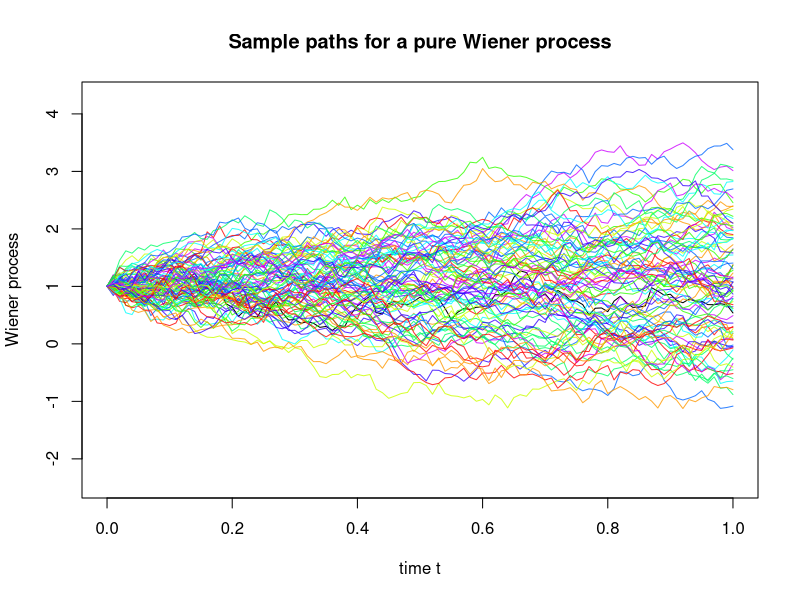
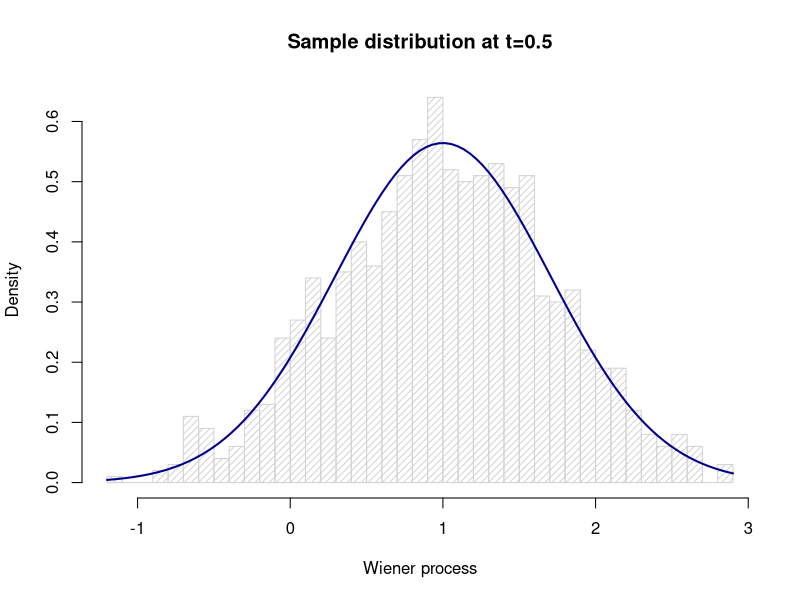
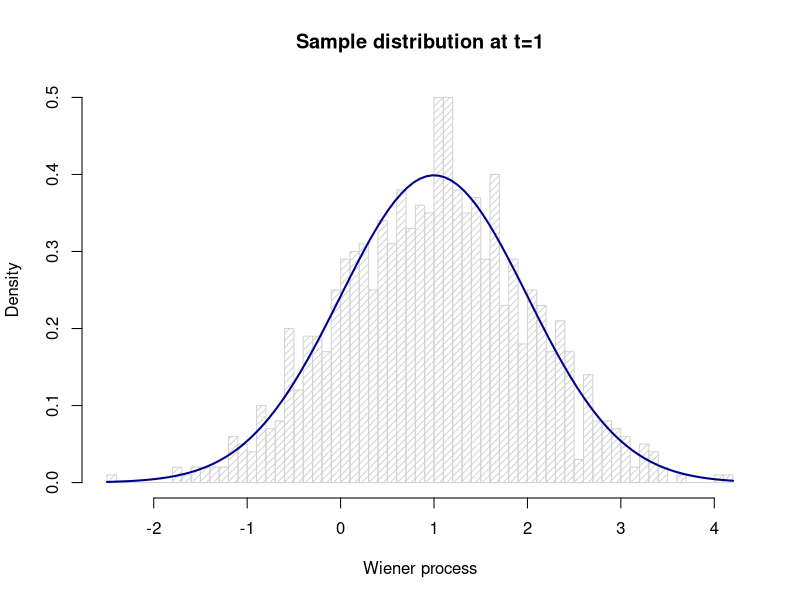
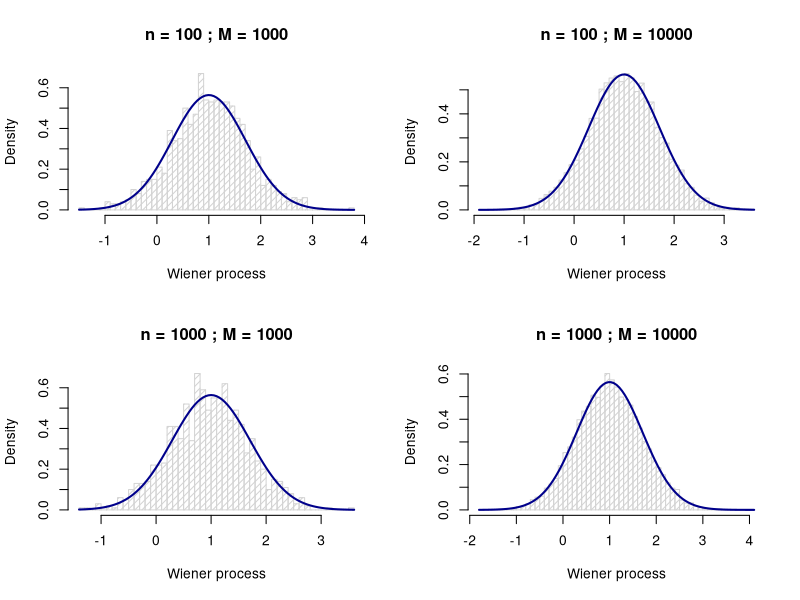

Generate these figures, in order, with R:
stoch.process <- function(mu, sigma, T) {
  function(init, n, M) {
    dt <- T / n
    X <- rep(init, M)
    dim(X) <- c(M, 1)
    A <- X
    t <- 0
    
    for (i in seq(1, T * n)) {
      dx <- mapply(mu, X, rep(t, M)) * dt + 
        mapply(sigma, X, rep(t, M)) * rnorm(M, sd=sqrt(dt))
      X <- X + dx
      t <- t + dt
      A <- cbind(A, X)
    }
    
    A
  }
}

set.seed(1002)
wiener <- stoch.process(mu = function(x,t) 0, 
                        sigma = function(x,t) 1,
                        T = 1)
P1 <- wiener(init = 1, n = 100, M = 1000)

x <- seq(0, 1, 1 / 100)
cols <- rainbow(10, alpha=.8)
plot(x, P1[1,], type="l", 
     main="Sample paths for a pure Wiener process",
     xlab="time t", ylab="Wiener process", ylim=range(P1))
for (i in 2:100) lines(x, P1[i,], col=cols[i %% length(cols)])

hist(P1[,51], breaks=50, density=20, prob=T,
     main="Sample distribution at t=0.5", xlab="Wiener process")
curve(dnorm(x, mean=1, sd=sqrt(.5)), col="darkblue", lwd=2, add=T)
hist(P1[,101], breaks=50, density=20, prob=T, 
     main="Sample distribution at t=1", xlab="Wiener process")
curve(dnorm(x, mean=1, sd=1), col="darkblue", lwd=2, add=T)

# ii)
p <- par(no.readonly=T)
par(mfrow=c(2,2))
for (i in c(100, 1000)) {
  for (j in c(1000, 10000)) {
    P <- wiener(init = 1, n = i, M = j)
    hist(P[, i / 2 + 1], breaks=50, density=20, prob=T,
         main=paste("n =",i,"; M =", j), xlab="Wiener process")
    curve(dnorm(x, mean=1, sd=sqrt(.5)), col="darkblue", lwd=2, add=T)
  }
}
par(p)
